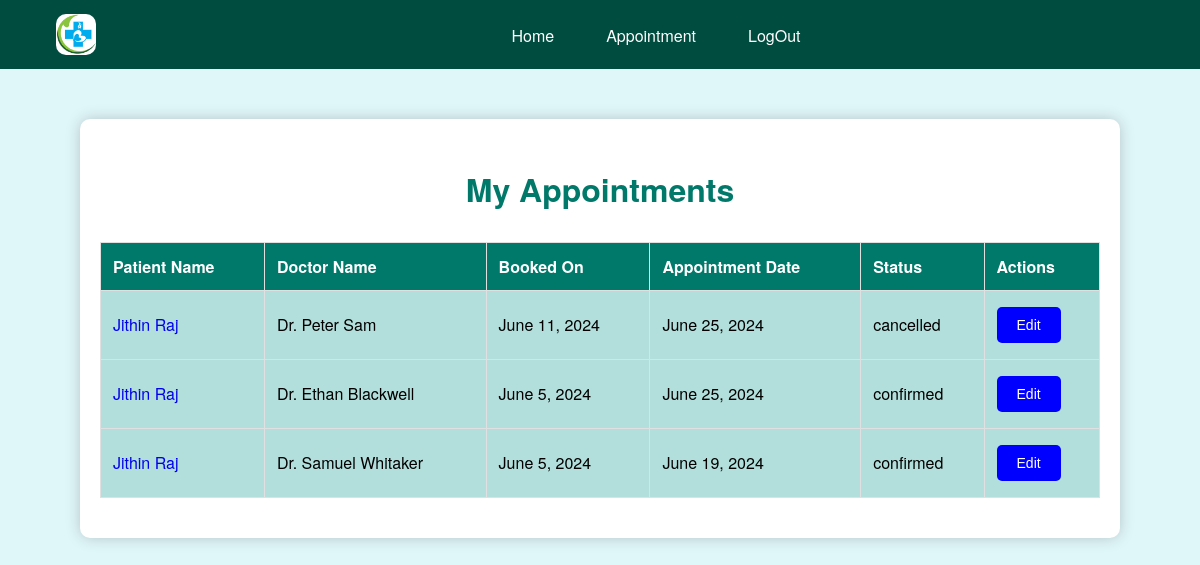
Screenshot of /patient_dashboard/ (signed in) with the database file from the repository.
### Hospital_mngmnt/models.py (models this page shows)
class Appointment(models.Model):
    patient_name = models.CharField(max_length=50)
    phone_number = models.CharField(max_length=10)
    email_id = models.EmailField()
    doctor_name = models.ForeignKey(Doctor, on_delete=models.CASCADE)
    booking_date = models.DateField()
    booked_on = models.DateField(auto_now=True)
    STATUS_CHOICES = [
        ('confirmed', 'Confirmed'),
        ('pending', 'Pending'),
        ('cancelled', 'Cancelled'),
        ('completed', 'Completed'),
    ]
    status = models.CharField(max_length=20, choices=STATUS_CHOICES, default='')

class Doctor(models.Model):
    name = models.CharField(max_length=25)
    specialization = models.CharField(max_length=30)
    image = models.ImageField(upload_to='media', default='', blank=True)
    availability = models.BooleanField(default=True)
    desc = models.CharField(max_length=250, default='')
    def __str__(self):
        return '{}'.format(self.name)

### Hospital_mngmnt/views.py (the view)
# urls.py: path('patient_dashboard/', views.patient_dashboard, name='patient_dashboard'),
def patient_dashboard(request):
    patient_id = request.session.get('patient_id')
    if not patient_id:
        return redirect('login')
    try:
        patient = Patient.objects.get(id=patient_id)
    except Patient.DoesNotExist:
        return redirect('login')
    appointments = Appointment.objects.filter(patient_name=patient.name)
    prescriptions = Prescription.objects.filter(patient_name=patient.name)
    context = {
        'patient': patient,
        'appointments': appointments,
        'prescriptions': prescriptions,
    }
    return render(request, 'patient_dashboard.html', context)

### templates/patient_dashboard.html (shortened to what this page needs)
{% load static %}
{% block content %}
<div class="navbar">
    <a href="#home" class="logo">
        <img src="{% static 'images/hsptllogonew.png' %}" alt="Logo">
    </a>
    <div class="navbar-links">
        <a href="{% url 'home' %}">Home</a>
        <a href="{% url 'appointment' %}">Appointment</a>
        <a href="{% url 'logout' %}">LogOut</a>
    </div>
</div>
<div class="container">
    <h2>My Appointments</h2>
    <table>
        <thead>
            <tr>
                <th>Patient Name</th>
                <th>Doctor Name</th>
                <th>Booked On</th>
                <th>Appointment Date</th>
                <th>Status</th>
                <th>Actions</th>
            </tr>
        </thead>
        <tbody>
            {% for appointment in appointments %}
            <tr>
                <td><a class="hover-effect" style="text-decoration:none;" href="{% url 'patient_details' appointment.patient_name %}">{{ appointment.patient_name}}</a></td>
                <td>{{ appointment.doctor_name }}</td>
                <td>{{ appointment.booked_on }}</td>
                <td>{{ appointment.booking_date }}</td>
                <td>{{ appointment.status }}</td>
                <td>
                    <button class="btn" onclick="openModal('editModal{{ appointment.id }}')">Edit</button>
                </td>
            </tr>
            {% endfor %}
        </tbody>
    </table>
</div>
{% endblock %}

### templates/patient_dashboard.html (style rules this page uses)
.container { max-width: 1000px; margin: 50px auto; padding: 20px; background-color: #ffffff; box-shadow: 0 0 15px rgba(0, 0, 0, 0.2); border-radius: 10px; }
h2 { text-align: center; margin-bottom: 30px; color: #00796b; font-size: 2em; }
table { width: 100%; border-collapse: collapse; margin-bottom: 20px; }
table, th, td { border: 1px solid #e0e0e0; }
th, td { padding: 12px; text-align: left; }
th { background-color: #00796b; color: #ffffff; }
tr:nth-child(even) { background-color: #e0f2f1; }
tr td { background-color: #b2dfdb; }
.btn { display: inline-block; padding: 10px 20px; margin: 4px 0; font-size: 14px; cursor: pointer; text-align: center; text-decoration: none; outline: none; color: #ffffff; background-color:blue; border: none; border-radius: 5px; transition: background-color 0.3s ease; }
.navbar { background-color: #004d40; overflow: hidden; }
.navbar .logo { float: left; display: block; color: white; text-align: center; padding: 14px 16px; text-decoration: none; font-size: 24px; }
.navbar .navbar-links { display: flex; justify-content: center; gap: 20px; padding-top: 10px; }
.navbar .navbar-links a { float: left; display: block; color: white; text-align: center; padding: 14px 16px; text-decoration: none; }
.logo img { border-radius: 10px; width: 40px; margin-left: 40px; }

### rows the page displays
Appointment: patient_name "Jithin Raj", doctor_name "Dr. Peter Sam", booked_on "June 11, 2024", booking_date "June 25, 2024", status "cancelled"
Appointment: patient_name "Jithin Raj", doctor_name "Dr. Ethan Blackwell", booked_on "June 5, 2024", booking_date "June 25, 2024", status "confirmed"
Appointment: patient_name "Jithin Raj", doctor_name "Dr. Samuel Whitaker", booked_on "June 5, 2024", booking_date "June 19, 2024", status "confirmed"
